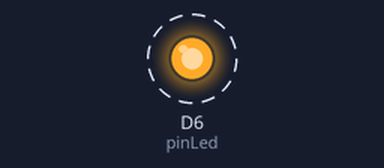
This sketch was run on a simulated ESP8266 (NodeMCU). On the bench: output pins drawn as LEDs (lit = HIGH). Dashed ring = blinking.

Above: at 0.5 s.
Timing chart, 0 to 4.6 s (numbered marks = the images above):
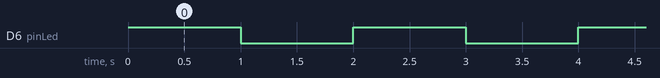

The sketch:

nodeMcuExample.ino
```cpp
const int pinLed = D6;

void setup() {
pinMode(pinLed,OUTPUT);

}

void loop() {
 digitalWrite(pinLed,HIGH);
 delay(1000);
 digitalWrite(pinLed,LOW);
 delay(1000);
}
```

Measured:
- by itself, D6 (pinLed): alternates HIGH for 1.0 s and LOW for 1.0 s
